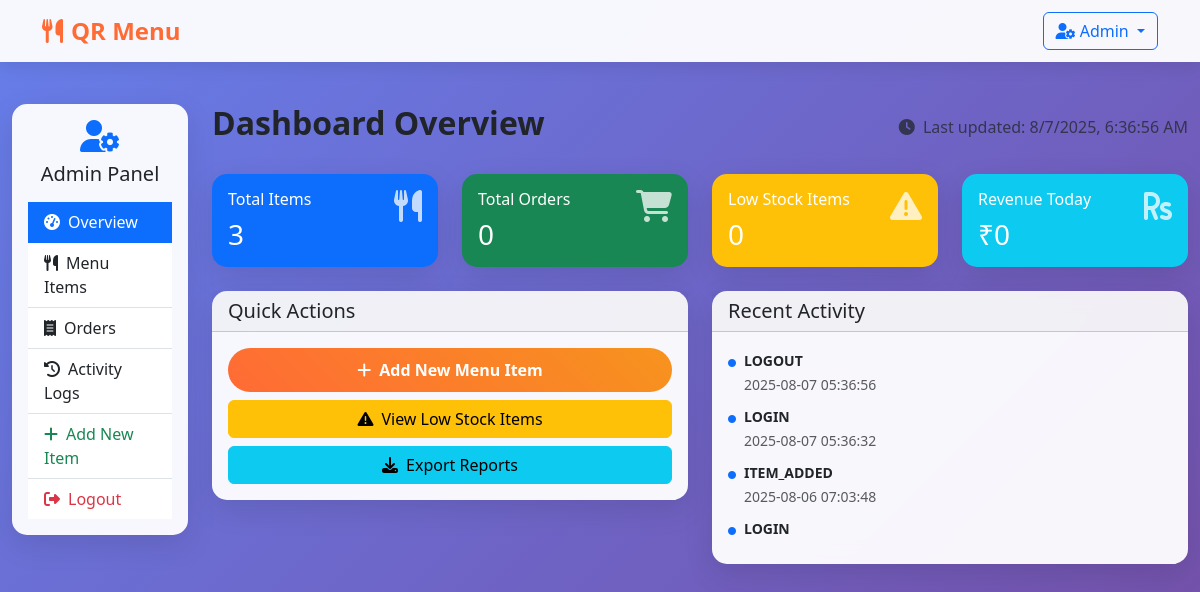
Screenshot of /admin_dashboard (signed in) with the database file from the repository.
### tables this page shows
CREATE TABLE admin_logs (
            id INTEGER PRIMARY KEY AUTOINCREMENT,
            admin_user TEXT NOT NULL,
            action TEXT NOT NULL,
            details TEXT,
            created_at TIMESTAMP DEFAULT CURRENT_TIMESTAMP
        );

### app.py (the view)
@app.route('/admin_dashboard')
def admin_dashboard():
    if not session.get('admin_logged_in'):
        return redirect(url_for('admin_login'))
    conn = get_db_connection()
    items = conn.execute(
        'SELECT * FROM menu_items ORDER BY created_at DESC'
    ).fetchall()
    orders = conn.execute(
        'SELECT * FROM orders ORDER BY created_at DESC LIMIT 20'
    ).fetchall()
    logs = conn.execute(
        'SELECT * FROM admin_logs ORDER BY created_at DESC LIMIT 20'
    ).fetchall()
    conn.close()
    return render_template('admin_dashboard.html', items=items, orders=orders, logs=logs)

### app.py (called while the page is built)
def get_db_connection():
    conn = sqlite3.connect('menu.db')
    conn.row_factory = sqlite3.Row
    return conn

### templates/admin_dashboard.html (shortened to what this page needs)
{% extends "base.html" %}
{% block content %}
<div class="container-fluid py-4">
    <div class="row">
        <div class="col-lg-3 col-xl-2">
            <div class="card">
                <div class="card-body">
                    <div class="text-center mb-3">
                        <i class="fas fa-user-cog text-primary" style="font-size: 2rem;"></i>
                        <h5 class="mt-2">Admin Panel</h5>
                    </div>
                    <div class="list-group list-group-flush">
                        <a href="#overview" class="list-group-item list-group-item-action active" onclick="showSection('overview')">
                            <i class="fas fa-tachometer-alt me-2"></i>Overview
                        </a>
                        <a href="#menu-items" class="list-group-item list-group-item-action" onclick="showSection('menu-items')">
                            <i class="fas fa-utensils me-2"></i>Menu Items
                        </a>
                        <a href="#orders" class="list-group-item list-group-item-action" onclick="showSection('orders')">
                            <i class="fas fa-receipt me-2"></i>Orders
                        </a>
                        <a href="#logs" class="list-group-item list-group-item-action" onclick="showSection('logs')">
                            <i class="fas fa-history me-2"></i>Activity Logs
                        </a>
                        <a href="/admin_upload" class="list-group-item list-group-item-action text-success">
                            <i class="fas fa-plus me-2"></i>Add New Item
                        </a>
                        <a href="/admin_logout" class="list-group-item list-group-item-action text-danger">
                            <i class="fas fa-sign-out-alt me-2"></i>Logout
                        </a>
                    </div>
                </div>
            </div>
        </div>
        <div class="col-lg-9 col-xl-10">
            <div id="overview-section" class="dashboard-section">
                <div class="d-flex justify-content-between align-items-center mb-4">
                    <h2 class="fw-bold">Dashboard Overview</h2>
                    <div class="text-muted">
                        <i class="fas fa-clock me-1"></i>
                        Last updated: <span id="current-time"></span>
                    </div>
                </div>
                <div class="row g-4 mb-4">
                    <div class="col-md-3">
                        <div class="card bg-primary text-white" data-aos="fade-up">
                            <div class="card-body">
                                <div class="d-flex justify-content-between">
                                    <div>
                                        <h6 class="card-title">Total Items</h6>
                                        <h3 class="mb-0">{{ items|length }}</h3>
                                    </div>
                                    <i class="fas fa-utensils fa-2x opacity-75"></i>
                                </div>
                            </div>
                        </div>
                    </div>
                    <div class="col-md-3">
                        <div class="card bg-success text-white" data-aos="fade-up" data-aos-delay="100">
                            <div class="card-body">
                                <div class="d-flex justify-content-between">
                                    <div>
                                        <h6 class="card-title">Total Orders</h6>
                                        <h3 class="mb-0">{{ orders|length }}</h3>
                                    </div>
                                    <i class="fas fa-shopping-cart fa-2x opacity-75"></i>
                                </div>
                            </div>
                        </div>
                    </div>
                    <div class="col-md-3">
                        <div class="card bg-warning text-white" data-aos="fade-up" data-aos-delay="200">
                            <div class="card-body">
                                <div class="d-flex justify-content-between">
                                    <div>
                                        <h6 class="card-title">Low Stock Items</h6>
                                        <h3 class="mb-0">{{ items|selectattr('availability', 'le', 5)|list|length }}</h3>
                                    </div>
                                    <i class="fas fa-exclamation-triangle fa-2x opacity-75"></i>
                                </div>
                            </div>
                        </div>
                    </div>
                    <div class="col-md-3">
                        <div class="card bg-info text-white" data-aos="fade-up" data-aos-delay="300">
                            <div class="card-body">
                                <div class="d-flex justify-content-between">
                                    <div>
                                        <h6 class="card-title">Revenue Today</h6>
                                        <h3 class="mb-0">₹{{ orders|selectattr('created_at', 'match', '.*' + moment().format('YYYY-MM-DD') + '.*')|map(attribute='total')|sum|round(2) if orders else 0 }}</h3>
                                    </div>
                                    <i class="fas fa-rupee-sign fa-2x opacity-75"></i>
                                </div>
                            </div>
                        </div>
                    </div>
                </div>
                <div class="row g-4">
                    <div class="col-md-6">
                        <div class="card" data-aos="fade-right">
                            <div class="card-header">
                                <h5 class="mb-0">Quick Actions</h5>
                            </div>
                            <div class="card-body">
                                <div class="d-grid gap-2">
                                    <a href="/admin_upload" class="btn btn-primary">
                                        <i class="fas fa-plus me-2"></i>Add New Menu Item
                                    </a>
                                    <button class="btn btn-warning" onclick="showLowStockItems()">
                                        <i class="fas fa-exclamation-triangle me-2"></i>View Low Stock Items
                                    </button>
                                    <button class="btn btn-info" onclick="exportData()">
                                        <i class="fas fa-download me-2"></i>Export Reports
                                    </button>
                                </div>
                            </div>
                        </div>
                    </div>
                    <div class="col-md-6">
                        <div class="card" data-aos="fade-left">
                            <div class="card-header">
                                <h5 class="mb-0">Recent Activity</h5>
                            </div>
                            <div class="card-body">
                                <div class="activity-feed" style="max-height: 200px; overflow-y: auto;">
                                    {% for log in logs[:5] %}
                                    <div class="d-flex mb-2">
                                        <div class="flex-shrink-0">
                                            <i class="fas fa-circle text-primary" style="font-size: 0.5rem;"></i>
                                        </div>
                                        <div class="flex-grow-1 ms-2">
                                            <small class="fw-bold">{{ log.action }}</small><br>
                                            <small class="text-muted">{{ log.created_at }}</small>
                                        </div>
                                    </div>
                                    {% endfor %}
                                </div>
                            </div>
                        </div>
                    </div>
                </div>
            </div>
        </div>
    </div>
</div>
{% endblock %}

### templates/base.html (style rules this page uses)
:root { --primary-color: #ff6b35; --secondary-color: #f7931e; --dark-color: #2c3e50; --light-color: #ecf0f1; --success-color: #27ae60; --danger-color: #e74c3c; }
body { font-family: 'Segoe UI', Tahoma, Geneva, Verdana, sans-serif; background: linear-gradient(135deg, #667eea 0%, #764ba2 100%); min-height: 100vh; }
.btn-primary { background: linear-gradient(45deg, var(--primary-color), var(--secondary-color)); border: none; border-radius: 25px; padding: 10px 25px; font-weight: 600; transition: all 0.3s ease; }
.card { border: none; border-radius: 15px; box-shadow: 0 10px 30px rgba(0,0,0,0.1); transition: all 0.3s ease; background: rgba(255, 255, 255, 0.95); backdrop-filter: blur(10px); }

### rows the page displays
admin_logs: action "LOGOUT", created_at "2025-08-07 05:36:56"
admin_logs: action "LOGIN", created_at "2025-08-07 05:36:32"
admin_logs: action "ITEM_ADDED", created_at "2025-08-06 07:03:48"
admin_logs: action "LOGIN"

### other values shown
{{ items|length }} "3"
{{ orders|length }} "0"
{{ items|selectattr('availability', 'le', 5)|list|length }} "0"
